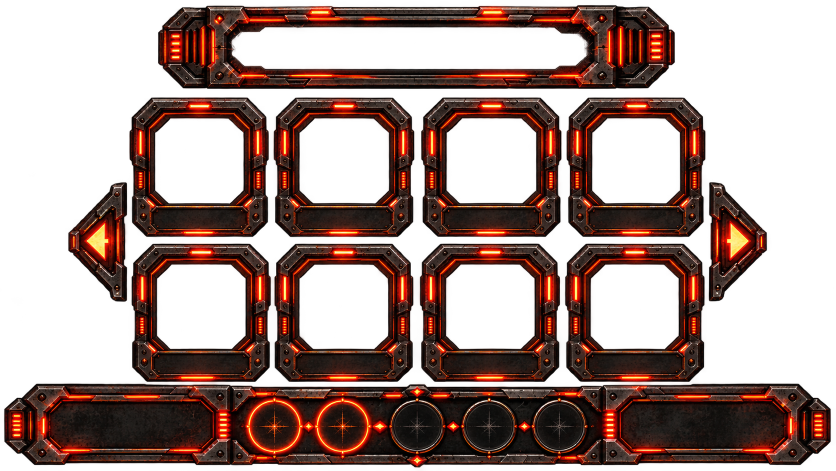
#> input picture packages/app/brand/doom-hero-room/frames.png, 1671 x 941 px (shown at 1/2 size)
$ python make_pieces.py
#> lines starting #> are read from the running program, lines starting #| are printed output that depends on the picture
# DooM's hero selection in the Universalis theme (DescentHeroRoom.tsx, its DooM look): kozka's frames for it
# (brand/doom-hero-room/frames.png, 1671x941, on transparent) cut into the pieces the screen lays out, the glow of their
# lights alone (for the screen to flicker), and the ship's room behind them (room.png, already without frames).
# Run from brand/doom-hero-room/: python make_pieces.py <assets folder>
import sys
import numpy as np
import cv2
from PIL import Image

OUT = sys.argv[1] if len(sys.argv) > 1 else '.'
F = np.asarray(Image.open('frames.png').convert('RGBA')).astype(np.float32)
H, W = F.shape[:2]
#> H = 941; W = 1671

def save(arr, name, q=92, lossless=False):
    im = arr if isinstance(arr, Image.Image) else Image.fromarray(np.clip(arr, 0, 255).astype(np.uint8))
    im.save(f'{OUT}/{name}', 'WEBP', quality=q, lossless=lossless, method=6)
    print(name, im.size)

def crop(arr, x0, y0, x1, y1):
    return arr[y0:y1, x0:x1].copy()

def glow(arr):
    """The lights of a piece alone: its hot orange pixels, as themselves on transparent."""
    r, g, b = arr[..., 0], arr[..., 1], arr[..., 2]
    a = np.clip((r - 170) / 60, 0, 1) * np.clip((r - b - 90) / 60, 0, 1) * (arr[..., 3] / 255)
    a = cv2.GaussianBlur(a, (0, 0), 1.2)
    return np.dstack([arr[..., :3], a * 255])

# Stone of a sort: the grain of the Back button's inside, in mirrored tiles, coloured as the frames' dark metal
SRC = F[815:885, 140:410, :3]

def grime(w, h, base=(27, 21, 18), amount=0.3):
#> called with w = 722, h = 92, base = (27, 21, 18), amount = 0.3
    src = cv2.resize(SRC, (int(SRC.shape[1] * 1.3), int(SRC.shape[0] * 1.3)), interpolation=cv2.INTER_CUBIC)
    th, tw = src.shape[:2]
#> th = 91; tw = 351
    reps_x, reps_y = w // (tw - 30) + 2, h // (th - 20) + 2
#> reps_x = 4; reps_y = 3
    canvas = np.zeros(((th - 20) * reps_y + 20, (tw - 30) * reps_x + 30, 3), np.float32)
    weight = np.zeros(canvas.shape[:2] + (1,), np.float32)
    rx = np.ones(tw, np.float32); rx[:30] = np.linspace(0, 1, 30); rx[-30:] = np.linspace(1, 0, 30)
#> after `rx = np.ones(tw, np.float32)`: rx = 351 values from 1 to 1
    ry = np.ones(th, np.float32); ry[:20] = np.linspace(0, 1, 20); ry[-20:] = np.linspace(1, 0, 20)
#> after `ry = np.ones(th, np.float32)`: ry = 91 values from 1 to 1
    ramp = ry[:, None, None] * rx[None, :, None] + 1e-4
    for j in range(reps_y):
        for i in range(reps_x):
            t = src[::(-1 if j % 2 else 1), ::(-1 if i % 2 else 1)]
            y, x = j * (th - 20), i * (tw - 30)
            canvas[y:y + th, x:x + tw] += t * ramp
            weight[y:y + th, x:x + tw] += ramp
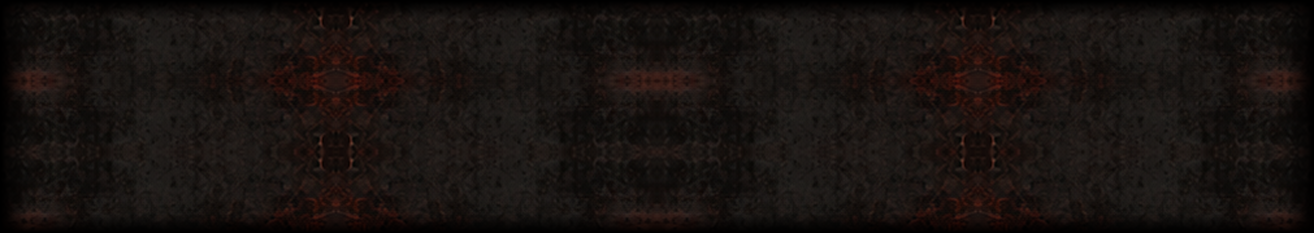
#> canvas: shape (233, 1314, 3) float32; mean R, G, B 24.3, 18.6, 16.2
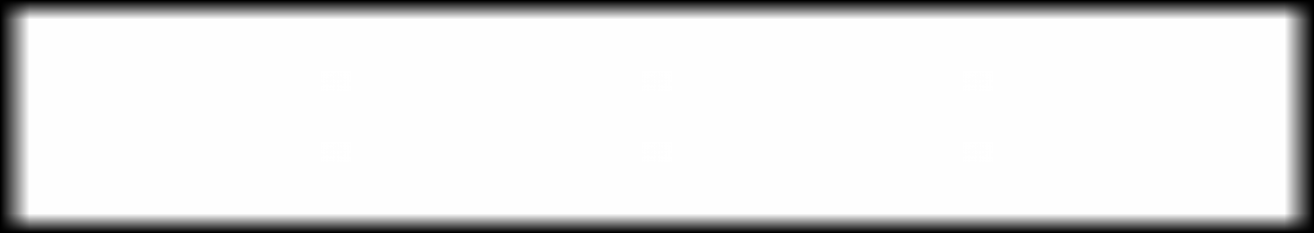
#> weight: shape (233, 1314, 1) float32; min 0.0001, max 1, mean 0.893; drawn with min black and max white
    tex = (canvas / np.maximum(weight, 1e-3))[:h, :w]
    lum = tex @ np.array([0.3, 0.59, 0.11], np.float32)
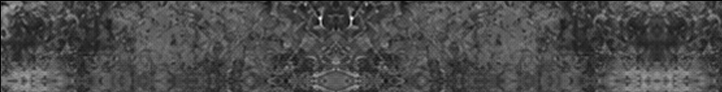
#> lum: shape (92, 722) float32; min 0.883, max 73.88, mean 22.5; drawn with min black and max white
    lum = (lum - lum.mean()) / (lum.std() + 1e-3)
    return np.array(base, np.float32)[None, None, :] * (1 + amount * lum[..., None])

def fill_inside(arr, x0, y0, x1, y1, feather=3, dark_middle=True):
    """Paints the box with grime, blended in at its edges, opaque."""
    w, h = x1 - x0, y1 - y0
    tex = grime(w, h)
    if dark_middle:
        yy = np.linspace(-1, 1, h)[:, None, None]
        tex *= 0.85 + 0.25 * np.abs(yy) ** 2
        tex += (np.abs(yy) ** 8) * np.array([60, 14, 2], np.float32)
    m = np.zeros(arr.shape[:2], np.float32)
    m[y0:y1, x0:x1] = 1
    m = cv2.GaussianBlur(m, (0, 0), feather)
    m[y0 + feather:y1 - feather, x0 + feather:x1 - feather] = 1
    full = arr[..., :3].copy()
    full[y0:y1, x0:x1] = tex
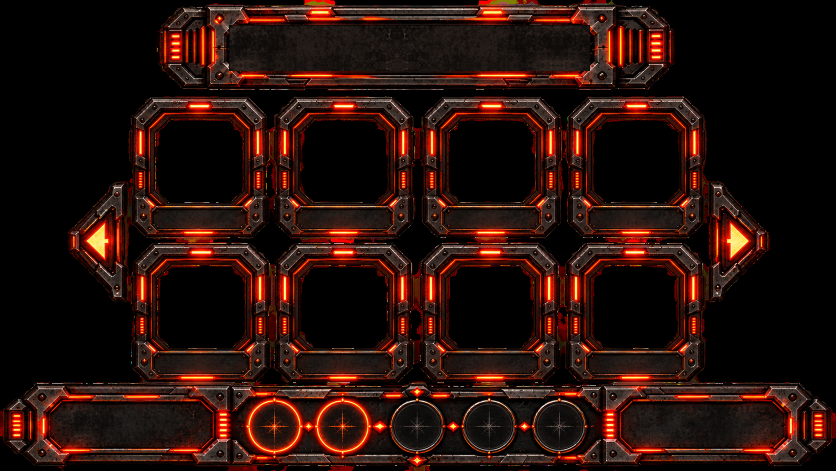
#> full: shape (941, 1671, 3) float32 (shown at 1/2 size); mean R, G, B 39.8, 16.4, 10.8
    arr[..., :3] = arr[..., :3] * (1 - m[..., None]) + full * m[..., None]
    arr[..., 3] = np.maximum(arr[..., 3], m * 255)

# The title's banner, its hole filled with dark metal for the words
title = F.copy()
fill_inside(title, 458, 50, 1180, 142, feather=4, dark_middle=False)
t = crop(title, 316, 10, 1350, 178)
save(t, 'doom-heroes-title.webp')
#| doom-heroes-title.webp (1034, 168)
save(glow(crop(F, 316, 10, 1350, 178)), 'doom-heroes-title-glow.webp')
#> in glow, `r, g, b = arr[..., 0], arr[..., 1], arr[..., 2]`:
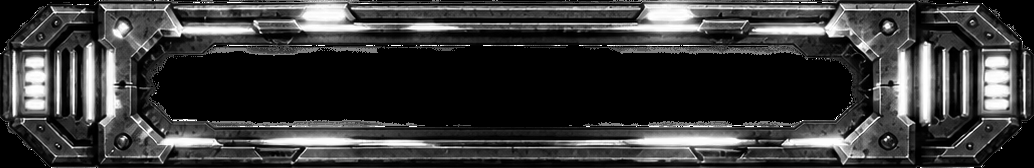
#> r: shape (168, 1034) float32; min 0, max 255, mean 57
#> in glow, `a = cv2.GaussianBlur(a, (0, 0), 1.2)`:
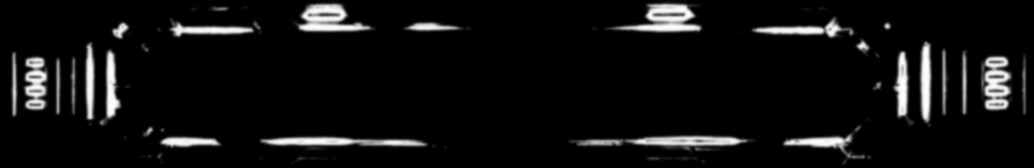
#> a: shape (168, 1034) float32; min 0, max 0.992, mean 0.0633
#| doom-heroes-title-glow.webp (1034, 168)

# The eight frames, a sheet; their glow, a sheet of the same size
rings = crop(F, 259, 194, 1411, 765)
#> call 3 of crop, with x0 = 259, y0 = 194, x1 = 1411, y1 = 765
#> in crop (call 3), `return arr[y0:y1, x0:x1].copy()`:
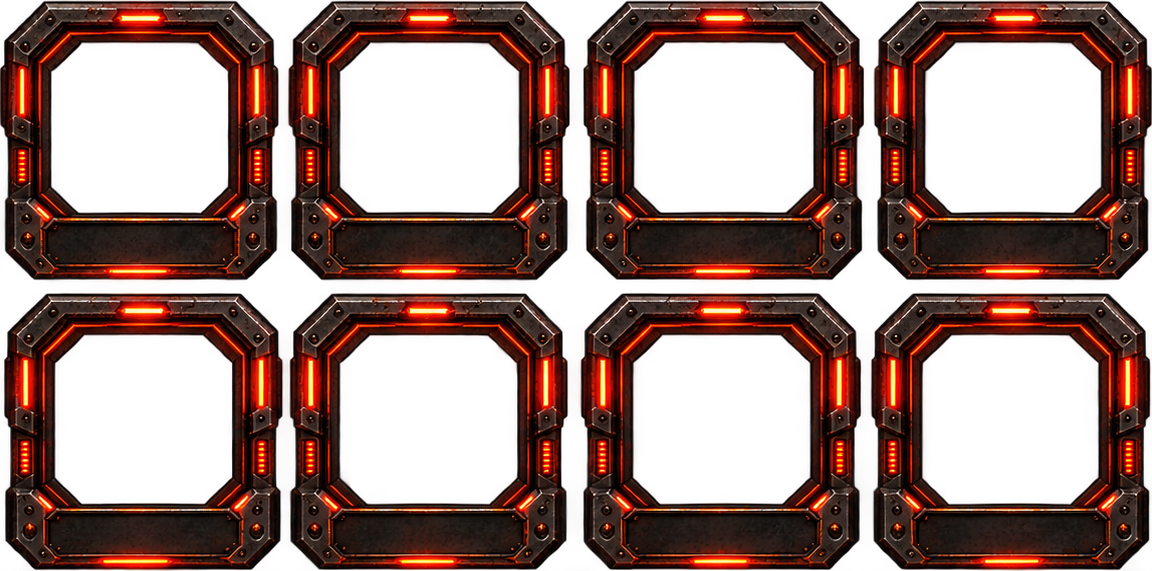
#> returned value: shape (571, 1152, 4) float32; mean of channels 0, 1, 2, 3 46.2, 17.3, 10.8, 137.4; transparent parts drawn white
save(rings, 'doom-heroes-rings.webp')
#> (the run stopped early here; a loop or call above may not have finished)
